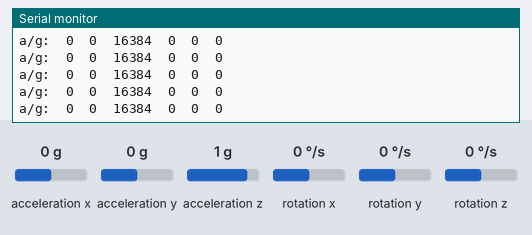
Bench run of a sketch on a simulated Arduino Nano, built with avr-gcc and run on an emulated ATmega328P. Shown: the last lines printed to the serial monitor. Inputs (shaded band) come from the test bench; at power-on: acceleration x 0 g, acceleration z 1 g, rotation x 0 °/s, acceleration y 0 g, rotation y 0 °/s, rotation z 0 °/s. No radio packets arrive unless stated.

Above: at 1.2 s.
1.3 s: acceleration x set to -1.4 g
At 2.2 s:
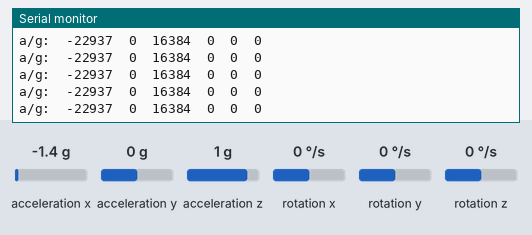
4.3 s: acceleration z set to 0 g
At 5.1 s:
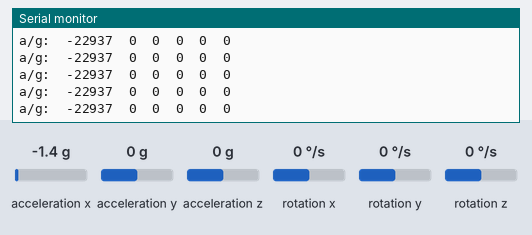
7.3 s: rotation x set to -192 °/s
At 8.0 s:
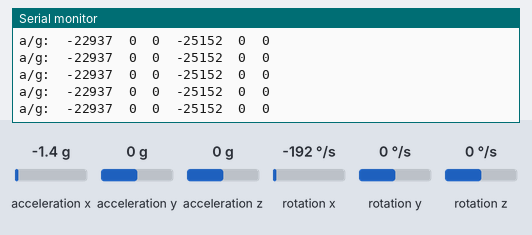
10.3 s: acceleration y set to 0.8 g
At 11.0 s:
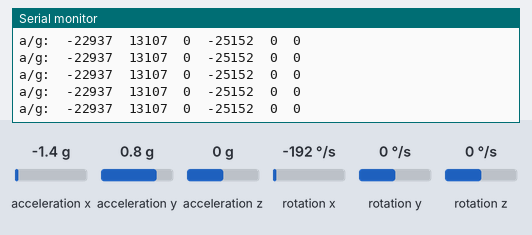
13.3 s: rotation y set to 100 °/s
At 14.1 s:
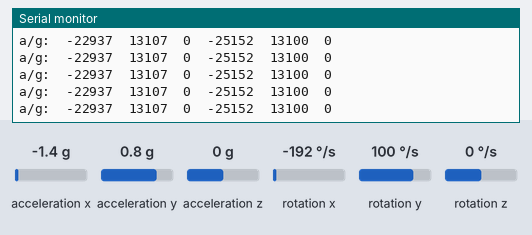
16.3 s: rotation z set to -192 °/s
At 17.3 s:
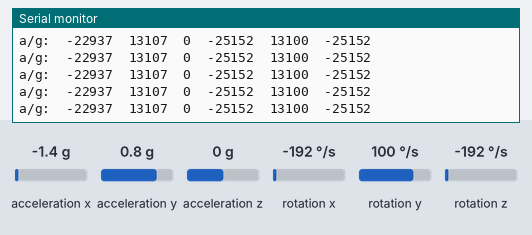

Measured:
- after the input at 1.3 s, the serial monitor: prints a new line at once (image 1)
- after the input at 4.3 s, the serial monitor: prints a new line at once (image 2)
- after the input at 7.3 s, the serial monitor: prints a new line at once (image 3)
- after the input at 10.3 s, the serial monitor: prints a new line at once (image 4)
- after the input at 13.3 s, the serial monitor: prints a new line at once (image 5)
- after the input at 16.3 s, the serial monitor: prints a new line at once (image 6)

The sketch:

Nadajnik_nano_rf24_mpu2.ino
```cpp
// Sender Code
#include <SPI.h>
#include "RF24.h"
#include "I2Cdev.h"
#include "MPU6050.h"


// Arduino Wire library is required if I2Cdev I2CDEV_ARDUINO_WIRE implementation
// is used in I2Cdev.h
#if I2CDEV_IMPLEMENTATION == I2CDEV_ARDUINO_WIRE
    #include "Wire.h"
#endif

// class default I2C address is 0x68
// specific I2C addresses may be passed as a parameter here
// AD0 low = 0x68 (default for InvenSense evaluation board)
// AD0 high = 0x69
MPU6050 accelgyro;

int16_t ax, ay, az;
int16_t gx, gy, gz;

float dataToTransmit[7];
float freq = 10; // microseconds between points
unsigned long timeAct=0, timePrev=0;

RF24 radio(9, 10); // Pins on arduino nano : D9 (CE) D10 (SS/ CSN)
const uint64_t pipeName = 0x123456789ABC; // Code for pairing
int dataTransmitted; // Data to transmite

void setup() {
  // put your setup code here, to run once:
  #if I2CDEV_IMPLEMENTATION == I2CDEV_ARDUINO_WIRE
    Wire.begin();
  #elif I2CDEV_IMPLEMENTATION == I2CDEV_BUILTIN_FASTWIRE
    Fastwire::setup(400, true);
  #endif

  radio.begin();
  radio.setPALevel(RF24_PA_LOW);
  radio.setChannel(110);
  radio.openWritingPipe(pipeName);
  radio.powerUp();
  Serial.begin(38400);

    // initialize device
  Serial.println("Initializing I2C devices...");
  accelgyro.initialize();

    // verify connection
  Serial.println("Testing device connections...");
  Serial.println(accelgyro.testConnection() ? "MPU6050 connection successful" : "MPU6050 connection failed");
  //*
    Serial.println("Updating internal sensor offsets...");
    // -76  -2359 1688  0 0 0
    Serial.print(accelgyro.getXAccelOffset()); Serial.print("\t"); // -76
    Serial.print(accelgyro.getYAccelOffset()); Serial.print("\t"); // -2359
    Serial.print(accelgyro.getZAccelOffset()); Serial.print("\t"); // 1688
    Serial.print(accelgyro.getXGyroOffset()); Serial.print("\t"); // 0
    Serial.print(accelgyro.getYGyroOffset()); Serial.print("\t"); // 0
    Serial.print(accelgyro.getZGyroOffset()); Serial.print("\t"); // 0
    Serial.print("\n");
    accelgyro.setXGyroOffset(220);
    accelgyro.setYGyroOffset(76);
    accelgyro.setZGyroOffset(-85);
    Serial.print(accelgyro.getXAccelOffset()); Serial.print("\t"); // -76
    Serial.print(accelgyro.getYAccelOffset()); Serial.print("\t"); // -2359
    Serial.print(accelgyro.getZAccelOffset()); Serial.print("\t"); // 1688
    Serial.print(accelgyro.getXGyroOffset()); Serial.print("\t"); // 0
    Serial.print(accelgyro.getYGyroOffset()); Serial.print("\t"); // 0
    Serial.print(accelgyro.getZGyroOffset()); Serial.print("\t"); // 0
    Serial.print("\n");
    //*/
}

void loop() {
  // put your main code here, to run repeatedly:
  accelgyro.getMotion6(&ax, &ay, &az, &gx, &gy, &gz);
  Serial.print("a/g:\t");
  Serial.print(ax); Serial.print("\t");
  Serial.print(ay); Serial.print("\t");
  Serial.print(az); Serial.print("\t");
  Serial.print(gx); Serial.print("\t");
  Serial.print(gy); Serial.print("\t");
  Serial.println(gz);

}
```
